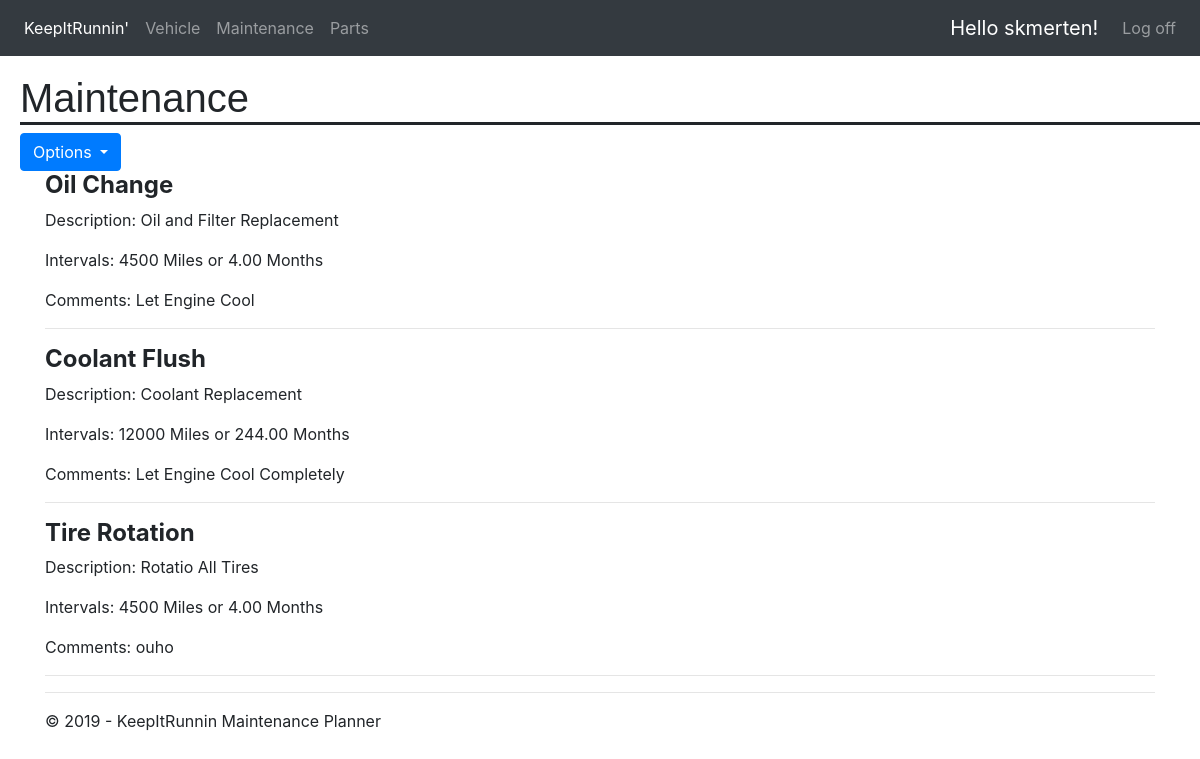
Before: /maintenance/ (signed in) with the older database file.
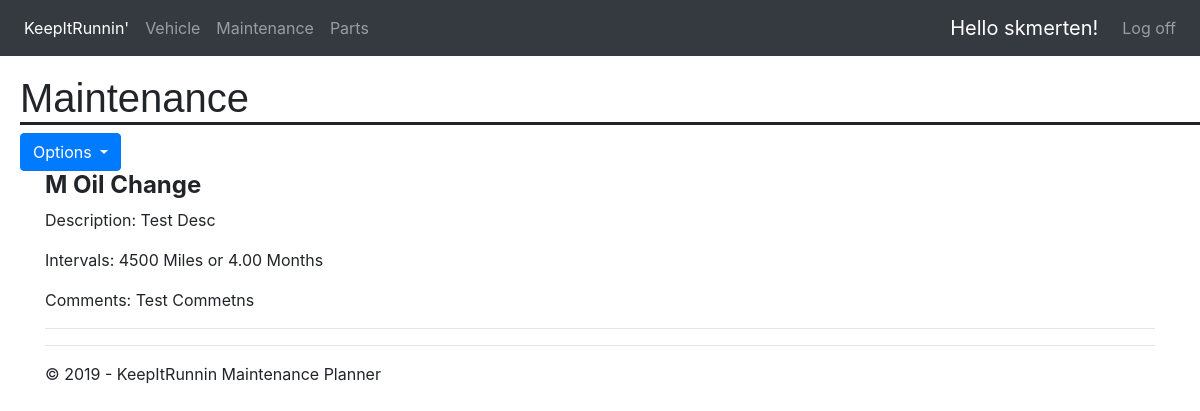
After: the same page with the newer database file.
### maintenance/models.py (models this page shows, shortened)
class Maintenance(models.Model):
    vehicle = models.ForeignKey(Vehicle, on_delete=models.CASCADE)
    name = models.CharField(max_length=200,null=False)
    description = models.CharField(max_length=100,null=True)
    months = models.DecimalField(max_digits=5, decimal_places=2)
    miles = models.IntegerField(max_length=None)
    materials = models.CharField(max_length=250,null=True)
    comments = models.CharField(max_length=250,null=True)

### maintenance/views.py (the view)
# urls.py: path('maintenance/', maintenance.views.maintenanceHome, name='maintenanceHome'),
@login_required(login_url='/login')
def maintenanceHome(request):
    maintenance = Maintenance.objects.filter(vehicle__user = request.user)
    maint_hist = Maintenance_Record.objects.filter(maintenance__vehicle__user = request.user)
    assert isinstance(request, HttpRequest)
    return render(
        request,
        'app/maintenanceHome.html',
        {
            'title':'Maintenance',
            'year':datetime.now().year,
            'maintenance':maintenance,
            'maint_hist':maint_hist,
            'maintOptions':True
        }
    )

### app/templates/app/maintenanceHome.html (shortened to what this page needs)
{% extends "app/layout.html" %}
{% block content %}
<div class="w3-col l9">
{% if maintenance %}
    {% for maint in maintenance %}
        <div class="w3-container" >
            <div class="w3-card w3-margin w3-margin-top">
                <div class="w3-container w3-white">
                    <h4><b>{{maint.name}}</b></h4>
                    <p>Description: {{maint.description}}</p>
                    <p>Intervals: {{maint.miles}} Miles or {{maint.months}} Months</p>
                    <p>Comments: {{maint.comments}}</p>
                </div>
            </div>
        </div><hr/>
    {% endfor %}
{% endif %}
{% endblock %}

Changed rows visible on the page:
removed Maintenance: name "Oil Change", description "Oil and Filter Replacement", miles "4500", months "4.00", comments "Let Engine Cool"
removed Maintenance: name "Coolant Flush", description "Coolant Replacement", miles "12000", months "244.00", comments "Let Engine Cool Completely"
removed Maintenance: name "Tire Rotation", description "Rotatio All Tires", miles "4500", months "4.00", comments "ouho"
added Maintenance: name "M Oil Change", description "Test Desc", miles "4500", months "4.00", comments "Test Commetns"
